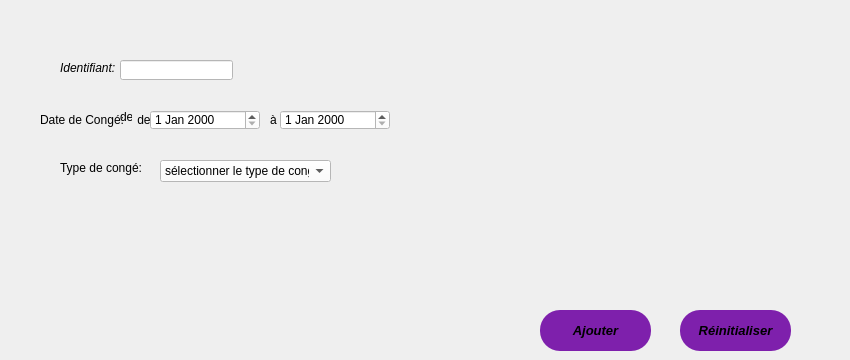
      <widget class="QWidget" name="tab_15">
       <attribute name="title">
        <string>Ajouter  un congé</string>
       </attribute>
       <widget class="QLabel" name="label_35">
        <property name="geometry">
         <rect>
          <x>60</x>
          <y>60</y>
          <width>81</width>
          <height>16</height>
         </rect>
        </property>
        <property name="font">
         <font>
          <italic>true</italic>
         </font>
        </property>
        <property name="text">
         <string>Identifiant:</string>
        </property>
       </widget>
       <widget class="QLineEdit" name="lineEdit_30">
        <property name="geometry">
         <rect>
          <x>120</x>
          <y>60</y>
          <width>113</width>
          <height>20</height>
         </rect>
        </property>
        <property name="styleSheet">
         <string notr="true">background-color: rgb(255, 255, 255);</string>
        </property>
       </widget>
       <widget class="QLabel" name="label_37">
        <property name="geometry">
         <rect>
          <x>30</x>
          <y>170</y>
          <width>91</width>
          <height>16</height>
         </rect>
        </property>
        <property name="text">
         <string/>
        </property>
       </widget>
       <widget class="QLabel" name="label">
        <property name="geometry">
         <rect>
          <x>40</x>
          <y>110</y>
          <width>111</width>
          <height>20</height>
         </rect>
        </property>
        <property name="text">
         <string>Date de Congé:    de</string>
        </property>
       </widget>
       <widget class="QDateEdit" name="dateEdit">
        <property name="geometry">
         <rect>
          <x>150</x>
          <y>110</y>
          <width>110</width>
          <height>20</height>
         </rect>
        </property>
        <property name="styleSheet">
         <string notr="true">background-color: rgb(255, 255, 255);</string>
        </property>
       </widget>
       <widget class="QLabel" name="label_16">
        <property name="geometry">
         <rect>
          <x>120</x>
          <y>110</y>
          <width>12</width>
          <height>14</height>
         </rect>
        </property>
        <property name="text">
         <string>de</string>
        </property>
       </widget>
       <widget class="QLabel" name="label_17">
        <property name="geometry">
         <rect>
          <x>270</x>
          <y>110</y>
          <width>111</width>
          <height>20</height>
         </rect>
        </property>
        <property name="text">
         <string>à</string>
        </property>
       </widget>
       <widget class="QDateEdit" name="dateEdit_2">
        <property name="geometry">
         <rect>
          <x>280</x>
          <y>110</y>
          <width>110</width>
          <height>20</height>
         </rect>
        </property>
        <property name="styleSheet">
         <string notr="true">background-color: rgb(255, 255, 255);</string>
        </property>
       </widget>
       <widget class="QLabel" name="label_18">
        <property name="geometry">
         <rect>
          <x>60</x>
          <y>160</y>
          <width>91</width>
          <height>16</height>
         </rect>
        </property>
        <property name="text">
         <string>Type de congé:</string>
        </property>
       </widget>
       <widget class="QComboBox" name="comboBox_2">
        <property name="geometry">
         <rect>
          <x>160</x>
          <y>160</y>
          <width>171</width>
          <height>22</height>
         </rect>
        </property>
        <property name="styleSheet">
         <string notr="true">background-color: rgb(255, 255, 255);
background-color: rgb(255, 255, 255);</string>
        </property>
        <item>
         <property name="text">
          <string>sélectionner le type de congé</string>
         </property>
        </item>
        <item>
         <property name="text">
          <string>Congé pour raisons familiales</string>
         </property>
        </item>
        <item>
         <property name="text">
          <string>Congé d'urgence</string>
         </property>
        </item>
        <item>
         <property name="text">
          <string>Congé de maladie</string>
         </property>
        </item>
        <item>
         <property name="text">
          <string>Autre</string>
         </property>
        </item>
        <item>
         <property name="text">
          <string/>
         </property>
        </item>
       </widget>
       <widget class="QPushButton" name="ajouter_7">
        <property name="geometry">
         <rect>
          <x>540</x>
          <y>310</y>
          <width>111</width>
          <height>41</height>
         </rect>
        </property>
        <property name="font">
         <font>
          <pointsize>10</pointsize>
          <weight>75</weight>
          <italic>true</italic>
          <bold>true</bold>
         </font>
        </property>
        <property name="styleSheet">
         <string notr="true">
QPushButton
{
border-radius: 10px 100px / 120px;
background-color: rgb(126, 32, 172);
border-color: rgb(0, 0, 255);
border-radius: 20px;
}
QPushButton:hover
{

border-left:10px solid rgb(255, 255, 255);
color:rgb(255, 255, 255);
}
QPushButton:pressed
{
font: 11pt &quot;Microsoft YaHei&quot;;
}

</string>
        </property>
        <property name="text">
         <string>Ajouter</string>
        </property>
       </widget>
       <widget class="QPushButton" name="ajouter_13">
        <property name="geometry">
         <rect>
          <x>680</x>
          <y>310</y>
          <width>111</width>
          <height>41</height>
         </rect>
        </property>
        <property name="font">
         <font>
          <pointsize>10</pointsize>
          <weight>75</weight>
          <italic>true</italic>
          <bold>true</bold>
         </font>
        </property>
        <property name="styleSheet">
         <string notr="true">
QPushButton
{
border-radius: 10px 100px / 120px;
background-color: rgb(126, 32, 172);
border-color: rgb(0, 0, 255);
border-radius: 20px;
}
QPushButton:hover
{

border-left:10px solid rgb(255, 255, 255);
color:rgb(255, 255, 255);
}
QPushButton:pressed
{
font: 11pt &quot;Microsoft YaHei&quot;;
}

</string>
        </property>
        <property name="text">
         <string>Réinitialiser</string>
        </property>
       </widget>
       <widget class="QLabel" name="label_25">
        <property name="geometry">
         <rect>
          <x>730</x>
          <y>0</y>
          <width>111</width>
          <height>101</height>
         </rect>
        </property>
        <property name="text">
         <string/>
        </property>
       </widget>
       <zorder>label_16</zorder>
       <zorder>label_35</zorder>
       <zorder>lineEdit_30</zorder>
       <zorder>label_37</zorder>
       <zorder>label</zorder>
       <zorder>dateEdit</zorder>
       <zorder>label_17</zorder>
       <zorder>dateEdit_2</zorder>
       <zorder>label_18</zorder>
       <zorder>comboBox_2</zorder>
       <zorder>ajouter_7</zorder>
       <zorder>ajouter_13</zorder>
       <zorder>label_25</zorder>
      </widget>
